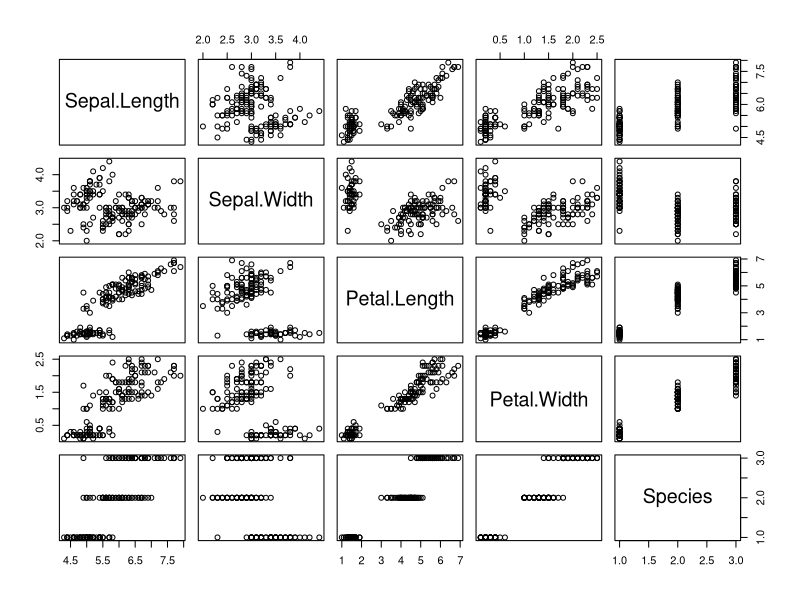
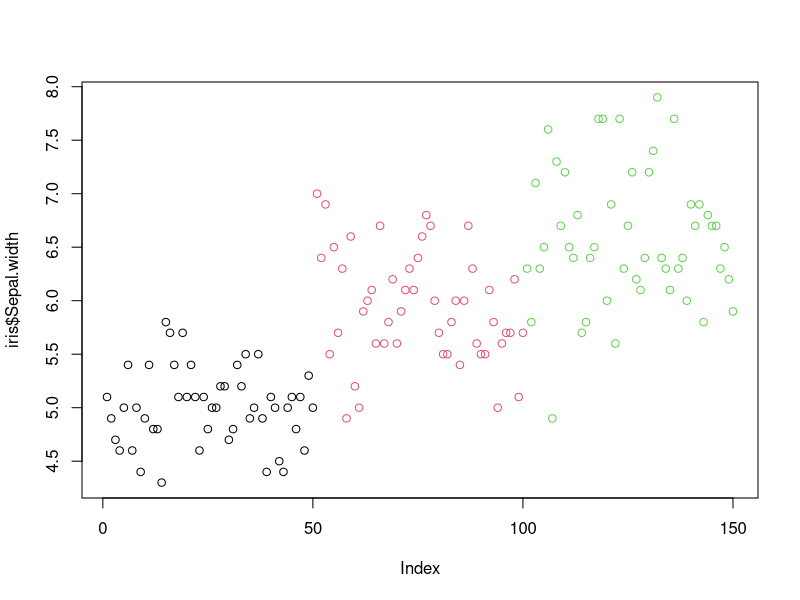
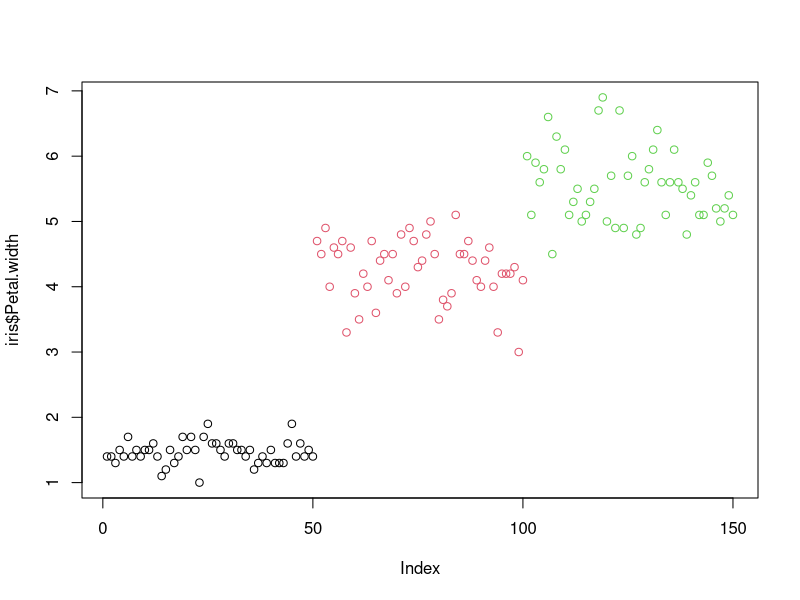
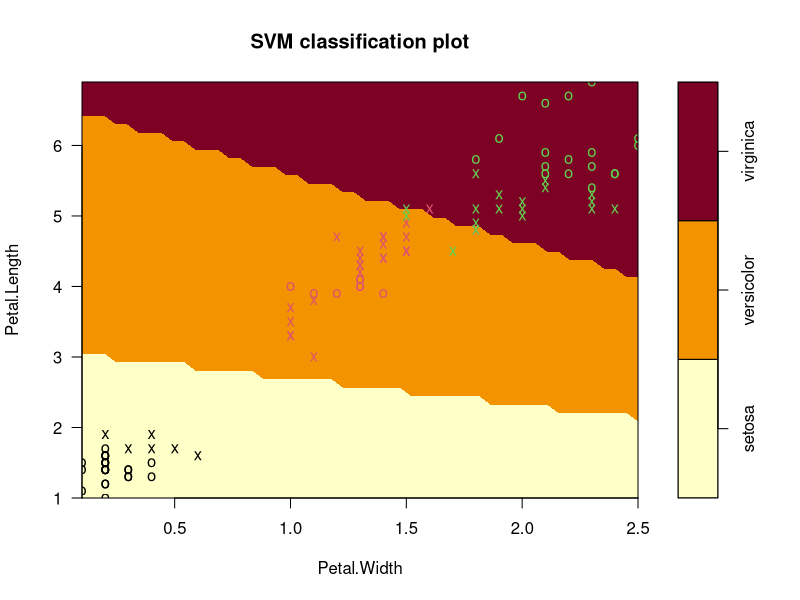
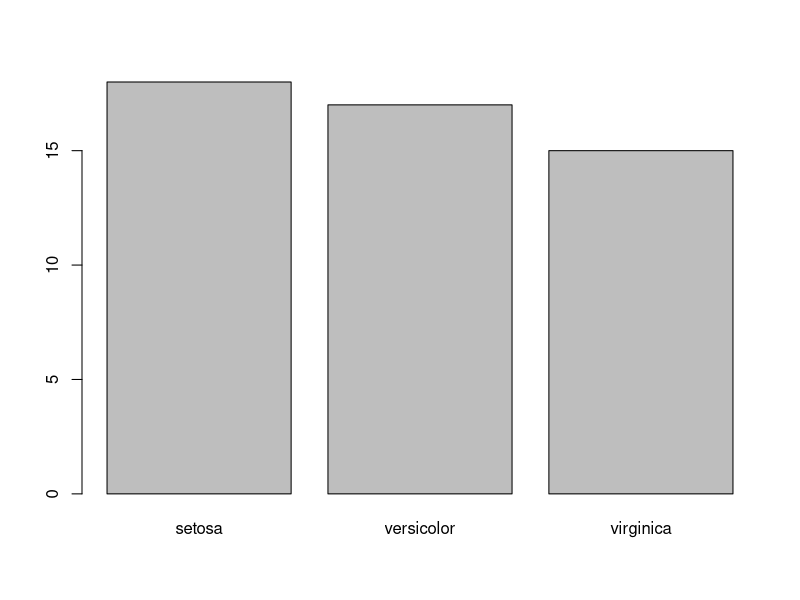

These charts were generated, in order, by the following R code:

library(e1071)
plot(iris)
iris
plot(iris$Sepal.Length, iris$Sepal.width, col=iris$Species)
plot(iris$Petal.Length, iris$Petal.width, col=iris$Species)
s<-sample(150,100)
col<- c("Petal.Length", "Petal.Width", "Species")
iris_train<- iris[s,col]
iris_test<- iris[-s,col]
svmfit<- svm(Species ~., data = iris_train, kernel = "linear", cost = .1, scale = FALSE)
print(svmfit)
plot(svmfit, iris_train[,col])
tuned <- tune(svm, Species~., data = iris_train, kernel = "linear", ranges=list(cost=c(0.001,0.01,.1,.1,10,100)))
summary(tuned)
p<-predict(svmfit, iris_test[,col], type="class")
plot(p)
table(p,iris_test[,3])
mean(p== iris_test[,3])
